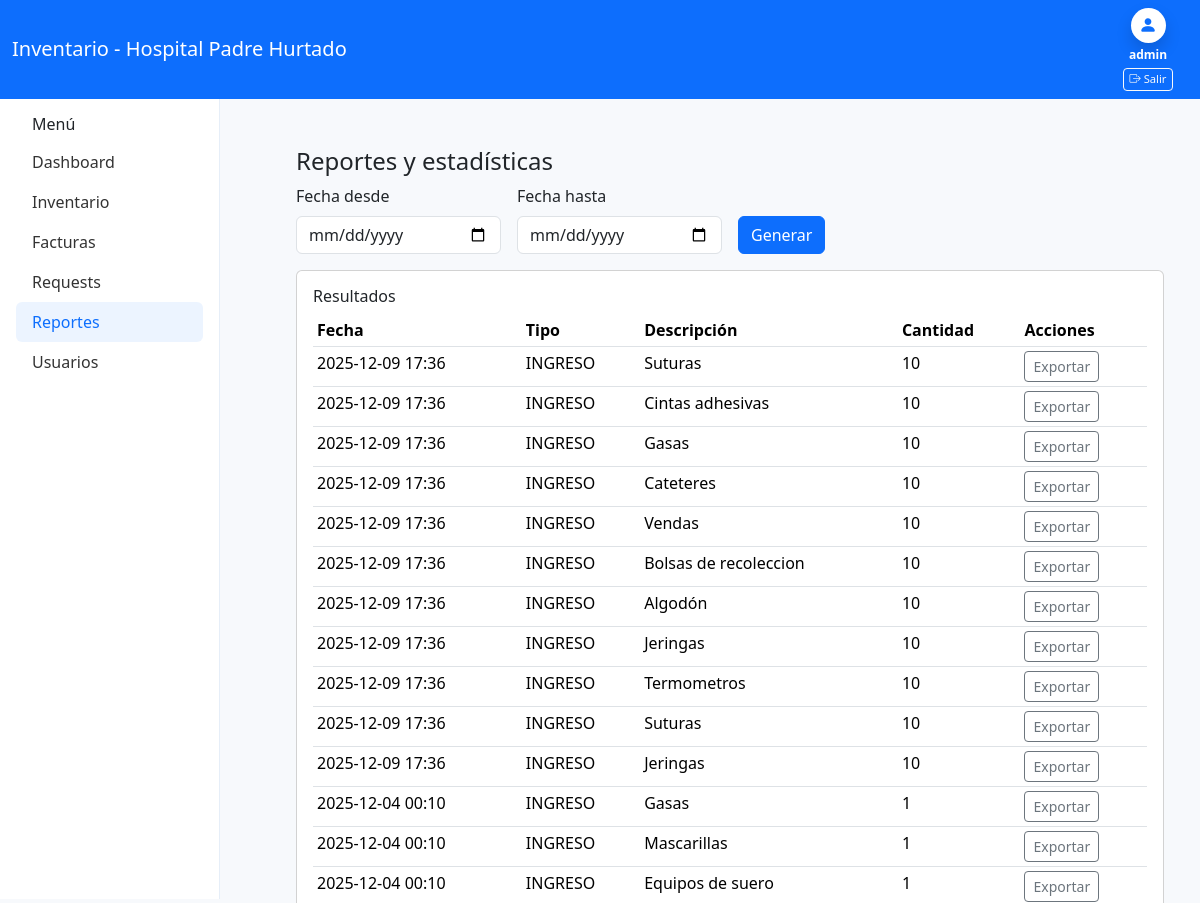
The page /reportes/ (signed in, upper part) on the database as committed earlier.
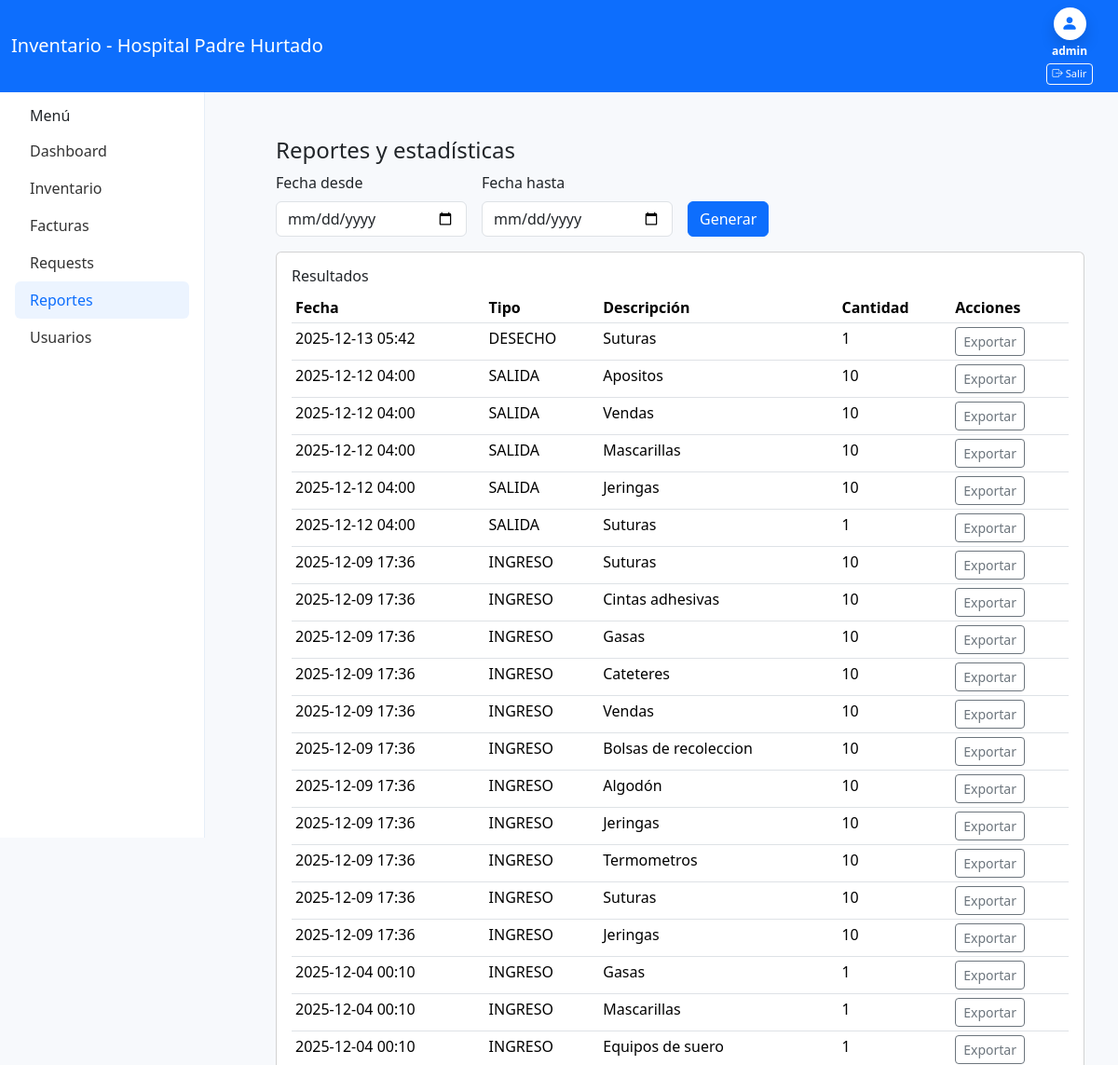
The same page on the database as committed later.
### inventario/models.py (models this page shows, shortened)
class Movimiento(models.Model):
    TIPO = [
        ("INGRESO", "Ingreso"),
        ("SALIDA", "Salida"),
        ("AJUSTE", "Ajuste"),
        ("DESECHO", "Desecho")
    ]
    insumo = models.ForeignKey(Insumo, on_delete=models.CASCADE)
    tipo = models.CharField(max_length=20, choices=TIPO)
    cantidad = models.IntegerField()
    usuario = models.ForeignKey(User, on_delete=models.SET_NULL, null=True)
    fecha = models.DateTimeField(auto_now_add=True)
    observacion = models.TextField(blank=True, null=True)
    factura = models.ForeignKey(FacturaIngreso, on_delete=models.SET_NULL, null=True, blank=True)

class Insumo(models.Model):
    codigo = models.CharField(max_length=50, unique=True, blank=True)
    nombre = models.CharField(max_length=200)
    unidad = models.CharField(max_length=50)
    stock = models.IntegerField(default=0)
    stock_minimo = models.IntegerField(default=0)

### core/views.py (the view)
# urls.py: path('reportes/', views.reports, name='reports'),
def reports(request):
    from_date = request.GET.get("from")
    to_date = request.GET.get("to")
    report_type = request.GET.get("type", "movimiento")  # por defecto bodega
    movimientosB = Movimiento.objects.all().order_by("-fecha")
    movimientosF = MovimientoFarmacia.objects.all().order_by("-fecha")
    if from_date:
        movimientos = movimientos.filter(fecha__date__gte=from_date)
    if to_date:
        movimientos = movimientos.filter(fecha__date__lte=to_date)
    context = {
        "movimientosB": movimientosB,
        "movimientosF": movimientosF,
        "from": from_date,
        "to": to_date,
        "type": report_type,
    }
    return render(request, "core/reports.html", context)

### core/templates/core/reports.html (shortened to what this page needs)
{% extends "core/base.html" %}
{% block principal %}
<div class="container mt-4">
  <h4>Reportes y estadísticas</h4>
  <form class="row g-3 align-items-end mb-3" method="get" action="{% url 'reports' %}">
    <div class="col-md-3">
      <label class="form-label">Fecha desde</label>
      <input class="form-control" type="date" name="from">
    </div>
    <div class="col-md-3">
      <label class="form-label">Fecha hasta</label>
      <input class="form-control" type="date" name="to">
    </div>
    <div class="col-md-3">
      <button class="btn btn-primary">Generar</button>
    </div>
  </form>
  <div class="card p-3">
    <h6>Resultados</h6>
    <table class="table table-sm">
      <thead><tr><th>Fecha</th><th>Tipo</th><th>Descripción</th><th>Cantidad</th><th>Acciones</th></tr></thead>
      <tbody>
      {% if user.perfil.rol == "JEFE_BODEGA" %}
        {% if movimientosB %}
          {% for mov in movimientosB %}
            <tr>
              <td>{{ mov.fecha|date:"Y-m-d H:i" }}</td>
              <td>{{ mov.tipo }}</td>
              <td>{{ mov.insumo.nombre }}</td>
              <td>{{ mov.cantidad }}</td>
              <td><button class="btn btn-sm btn-outline-secondary">Exportar</button></td>
            </tr>
          {% endfor %}
        {% else %}
          <tr>
            <td colspan="4" class="text-center text-muted">
              No hay movimientos registrados.
            </td>
          </tr>
        {% endif %}
      {% endif %}
      </tbody>
    </table>
  </div>
</div>
{% endblock %}

Rows that differ between the two databases and show on the page:
added Movimiento: fecha "2025-12-13 05:42", tipo "DESECHO", insumo.nombre "Suturas", cantidad "1"
added Movimiento: fecha "2025-12-12 04:00", tipo "SALIDA", insumo.nombre "Apositos", cantidad "10"
added Movimiento: fecha "2025-12-12 04:00", tipo "SALIDA", insumo.nombre "Vendas", cantidad "10"
added Movimiento: fecha "2025-12-12 04:00", tipo "SALIDA", insumo.nombre "Mascarillas", cantidad "10"
added Movimiento: fecha "2025-12-12 04:00", tipo "SALIDA", insumo.nombre "Jeringas", cantidad "10"
added Movimiento: fecha "2025-12-12 04:00", tipo "SALIDA", insumo.nombre "Suturas", cantidad "1"
